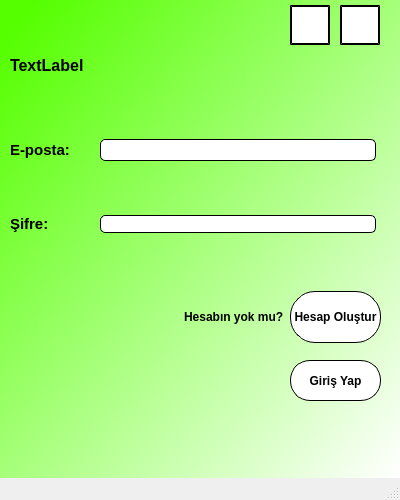
<?xml version="1.0" encoding="UTF-8"?>
<ui version="4.0">
 <class>MainWindow</class>
 <widget class="QMainWindow" name="MainWindow">
  <property name="geometry">
   <rect>
    <x>0</x>
    <y>0</y>
    <width>400</width>
    <height>500</height>
   </rect>
  </property>
  <property name="windowTitle">
   <string>Hesap Girme Ekranı</string>
  </property>
  <widget class="QWidget" name="centralwidget">
   <property name="styleSheet">
    <string notr="true">QLineEdit{
border:1px solid;
}
QWidget#centralwidget{
background-color:qlineargradient(spread:pad, x1:0, y1:0, x2:1, y2:1, stop:0.0451977 rgba(85, 255, 0, 255), stop:1 rgba(255, 255, 255, 255));}</string>
   </property>
   <widget class="QWidget" name="gridLayoutWidget">
    <property name="geometry">
     <rect>
      <x>10</x>
      <y>91</y>
      <width>381</width>
      <height>191</height>
     </rect>
    </property>
    <layout class="QGridLayout" name="gridLayout" rowstretch="0,0">
     <property name="rightMargin">
      <number>15</number>
     </property>
     <property name="horizontalSpacing">
      <number>30</number>
     </property>
     <item row="0" column="1">
      <widget class="QLineEdit" name="lineEdit_eposta">
       <property name="layoutDirection">
        <enum>Qt::LeftToRight</enum>
       </property>
       <property name="styleSheet">
        <string notr="true">border-radius:5px;
background-color:white;font-size:15px</string>
       </property>
       <property name="alignment">
        <set>Qt::AlignCenter</set>
       </property>
      </widget>
     </item>
     <item row="0" column="0">
      <widget class="QLabel" name="label">
       <property name="font">
        <font>
         <pointsize>-1</pointsize>
         <weight>75</weight>
         <bold>true</bold>
        </font>
       </property>
       <property name="styleSheet">
        <string notr="true">font-size:15px</string>
       </property>
       <property name="text">
        <string>E-posta:</string>
       </property>
      </widget>
     </item>
     <item row="1" column="1">
      <widget class="QLineEdit" name="lineEdit_sifre">
       <property name="styleSheet">
        <string notr="true">border-radius:5px;
background-color:white;</string>
       </property>
       <property name="echoMode">
        <enum>QLineEdit::Password</enum>
       </property>
       <property name="alignment">
        <set>Qt::AlignCenter</set>
       </property>
      </widget>
     </item>
     <item row="1" column="0">
      <widget class="QLabel" name="label_2">
       <property name="font">
        <font>
         <pointsize>-1</pointsize>
         <weight>75</weight>
         <bold>true</bold>
        </font>
       </property>
       <property name="styleSheet">
        <string notr="true">font-size:15px</string>
       </property>
       <property name="text">
        <string>Şifre:</string>
       </property>
      </widget>
     </item>
    </layout>
   </widget>
   <widget class="QPushButton" name="pushButton_girisyap">
    <property name="geometry">
     <rect>
      <x>290</x>
      <y>360</y>
      <width>91</width>
      <height>41</height>
     </rect>
    </property>
    <property name="font">
     <font>
      <weight>75</weight>
      <bold>true</bold>
     </font>
    </property>
    <property name="styleSheet">
     <string notr="true">border-radius:20px;
background-color:white;border:1px solid;</string>
    </property>
    <property name="text">
     <string>Giriş Yap</string>
    </property>
   </widget>
   <widget class="QWidget" name="horizontalLayoutWidget">
    <property name="geometry">
     <rect>
      <x>184</x>
      <y>291</y>
      <width>201</width>
      <height>52</height>
     </rect>
    </property>
    <layout class="QHBoxLayout" name="horizontalLayout">
     <property name="rightMargin">
      <number>4</number>
     </property>
     <item>
      <widget class="QLabel" name="label_3">
       <property name="font">
        <font>
         <weight>75</weight>
         <bold>true</bold>
        </font>
       </property>
       <property name="text">
        <string>Hesabın yok mu?</string>
       </property>
      </widget>
     </item>
     <item>
      <widget class="QPushButton" name="pushButton_hesapolustur">
       <property name="sizePolicy">
        <sizepolicy hsizetype="Minimum" vsizetype="Preferred">
         <horstretch>0</horstretch>
         <verstretch>10</verstretch>
        </sizepolicy>
       </property>
       <property name="minimumSize">
        <size>
         <width>90</width>
         <height>50</height>
        </size>
       </property>
       <property name="font">
        <font>
         <weight>75</weight>
         <bold>true</bold>
        </font>
       </property>
       <property name="styleSheet">
        <string notr="true">border-radius:25px;
background-color:white;border:1px solid;</string>
       </property>
       <property name="text">
        <string>Hesap Oluştur</string>
       </property>
      </widget>
     </item>
    </layout>
   </widget>
   <widget class="QLabel" name="label_baslik">
    <property name="geometry">
     <rect>
      <x>10</x>
      <y>50</y>
      <width>381</width>
      <height>31</height>
     </rect>
    </property>
    <property name="font">
     <font>
      <pointsize>12</pointsize>
      <weight>75</weight>
      <bold>true</bold>
     </font>
    </property>
    <property name="text">
     <string>TextLabel</string>
    </property>
   </widget>
   <widget class="QPushButton" name="pushButton_return">
    <property name="geometry">
     <rect>
      <x>290</x>
      <y>5</y>
      <width>40</width>
      <height>40</height>
     </rect>
    </property>
    <property name="styleSheet">
     <string notr="true">background-color: white;border-color: black;border-width: 2px; border-style: outset;</string>
    </property>
    <property name="text">
     <string/>
    </property>
    <property name="iconSize">
     <size>
      <width>25</width>
      <height>25</height>
     </size>
    </property>
   </widget>
   <widget class="QPushButton" name="pushButton_home">
    <property name="geometry">
     <rect>
      <x>340</x>
      <y>5</y>
      <width>40</width>
      <height>40</height>
     </rect>
    </property>
    <property name="autoFillBackground">
     <bool>false</bool>
    </property>
    <property name="styleSheet">
     <string notr="true">background-color: white;border-color: black;border-width: 2px; border-style: outset;</string>
    </property>
    <property name="text">
     <string/>
    </property>
    <property name="iconSize">
     <size>
      <width>25</width>
      <height>25</height>
     </size>
    </property>
   </widget>
  </widget>
  <widget class="QMenuBar" name="menubar">
   <property name="geometry">
    <rect>
     <x>0</x>
     <y>0</y>
     <width>400</width>
     <height>21</height>
    </rect>
   </property>
  </widget>
  <widget class="QStatusBar" name="statusbar"/>
 </widget>
 <tabstops>
  <tabstop>lineEdit_eposta</tabstop>
  <tabstop>lineEdit_sifre</tabstop>
  <tabstop>pushButton_hesapolustur</tabstop>
  <tabstop>pushButton_girisyap</tabstop>
  <tabstop>pushButton_return</tabstop>
  <tabstop>pushButton_home</tabstop>
 </tabstops>
 <resources/>
 <connections/>
</ui>
